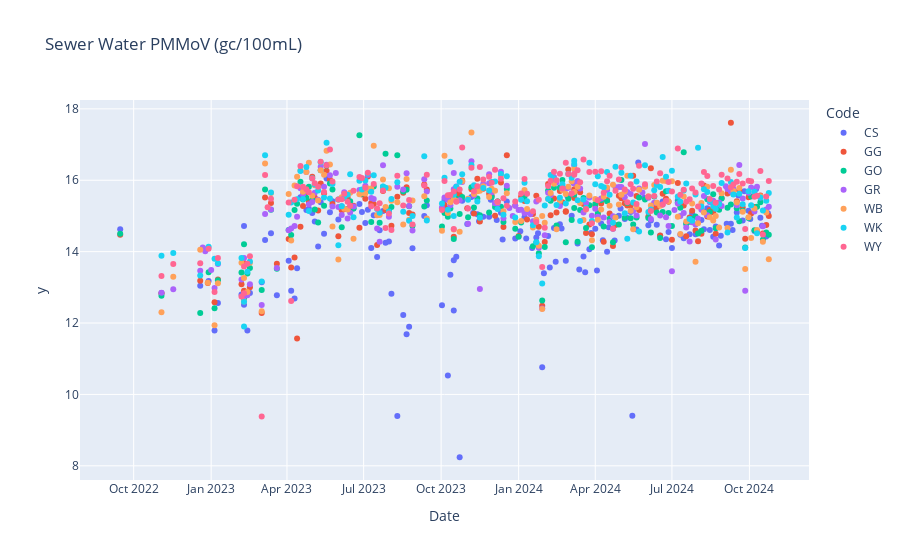

The code cell stored with this chart in its notebook:
### Code cell
px.scatter(PMMoV_df, 
           title = 'Sewer Water PMMoV (gc/100mL)',
           x=PMMoV_df['Date'], 
           y= np.log(PMMoV_df['PMMoV (gc/ 100mL)']),
           color =PMMoV_df['Code'],
           render_mode='svg')

### Figure 1 — Plotly figure (JSON) as saved in the notebook; plotly's stock layout.template omitted (floating-point values rounded to 4 significant figures; data arrays with more than 128 entries replaced by an {"elided": "..."} marker saying what was removed)
{"data": [{"hovertemplate": "Code=CS<br>Date=%{x}<br>y=%{y}<extra></extra>", "legendgroup": "CS", "marker": {"color": "#636efa", "symbol": "circle"}, "mode": "markers", "name": "CS", "orientation": "v", "showlegend": true, "type": "scatter", "x": {"elided": "160 str values"}, "xaxis": "x", "y": {"elided": "160 float values"}, "yaxis": "y"}, {"hovertemplate": "Code=GG<br>Date=%{x}<br>y=%{y}<extra></extra>", "legendgroup": "GG", "marker": {"color": "#EF553B", "symbol": "circle"}, "mode": "markers", "name": "GG", "orientation": "v", "showlegend": true, "type": "scatter", "x": {"elided": "164 str values"}, "xaxis": "x", "y": {"elided": "164 float values"}, "yaxis": "y"}, {"hovertemplate": "Code=GO<br>Date=%{x}<br>y=%{y}<extra></extra>", "legendgroup": "GO", "marker": {"color": "#00cc96", "symbol": "circle"}, "mode": "markers", "name": "GO", "orientation": "v", "showlegend": true, "type": "scatter", "x": {"elided": "162 str values"}, "xaxis": "x", "y": {"elided": "162 float values"}, "yaxis": "y"}, {"hovertemplate": "Code=GR<br>Date=%{x}<br>y=%{y}<extra></extra>", "legendgroup": "GR", "marker": {"color": "#ab63fa", "symbol": "circle"}, "mode": "markers", "name": "GR", "orientation": "v", "showlegend": true, "type": "scatter", "x": {"elided": "172 str values"}, "xaxis": "x", "y": {"elided": "172 float values"}, "yaxis": "y"}, {"hovertemplate": "Code=WB<br>Date=%{x}<br>y=%{y}<extra></extra>", "legendgroup": "WB", "marker": {"color": "#FFA15A", "symbol": "circle"}, "mode": "markers", "name": "WB", "orientation": "v", "showlegend": true, "type": "scatter", "x": {"elided": "162 str values"}, "xaxis": "x", "y": {"elided": "162 float values"}, "yaxis": "y"}, {"hovertemplate": "Code=WK<br>Date=%{x}<br>y=%{y}<extra></extra>", "legendgroup": "WK", "marker": {"color": "#19d3f3", "symbol": "circle"}, "mode": "markers", "name": "WK", "orientation": "v", "showlegend": true, "type": "scatter", "x": {"elided": "158 str values"}, "xaxis": "x", "y": {"elided": "158 float values"}, "yaxis": "y"}, {"hovertemplate": "Code=WY<br>Date=%{x}<br>y=%{y}<extra></extra>", "legendgroup": "WY", "marker": {"color": "#FF6692", "symbol": "circle"}, "mode": "markers", "name": "WY", "orientation": "v", "showlegend": true, "type": "scatter", "x": {"elided": "161 str values"}, "xaxis": "x", "y": {"elided": "161 float values"}, "yaxis": "y"}], "layout": {"legend": {"title": {"text": "Code"}, "tracegroupgap": 0}, "title": {"text": "Sewer Water PMMoV (gc/100mL)"}, "xaxis": {"anchor": "y", "domain": [0, 1], "title": {"text": "Date"}}, "yaxis": {"anchor": "x", "domain": [0, 1], "title": {"text": "y"}}}}
